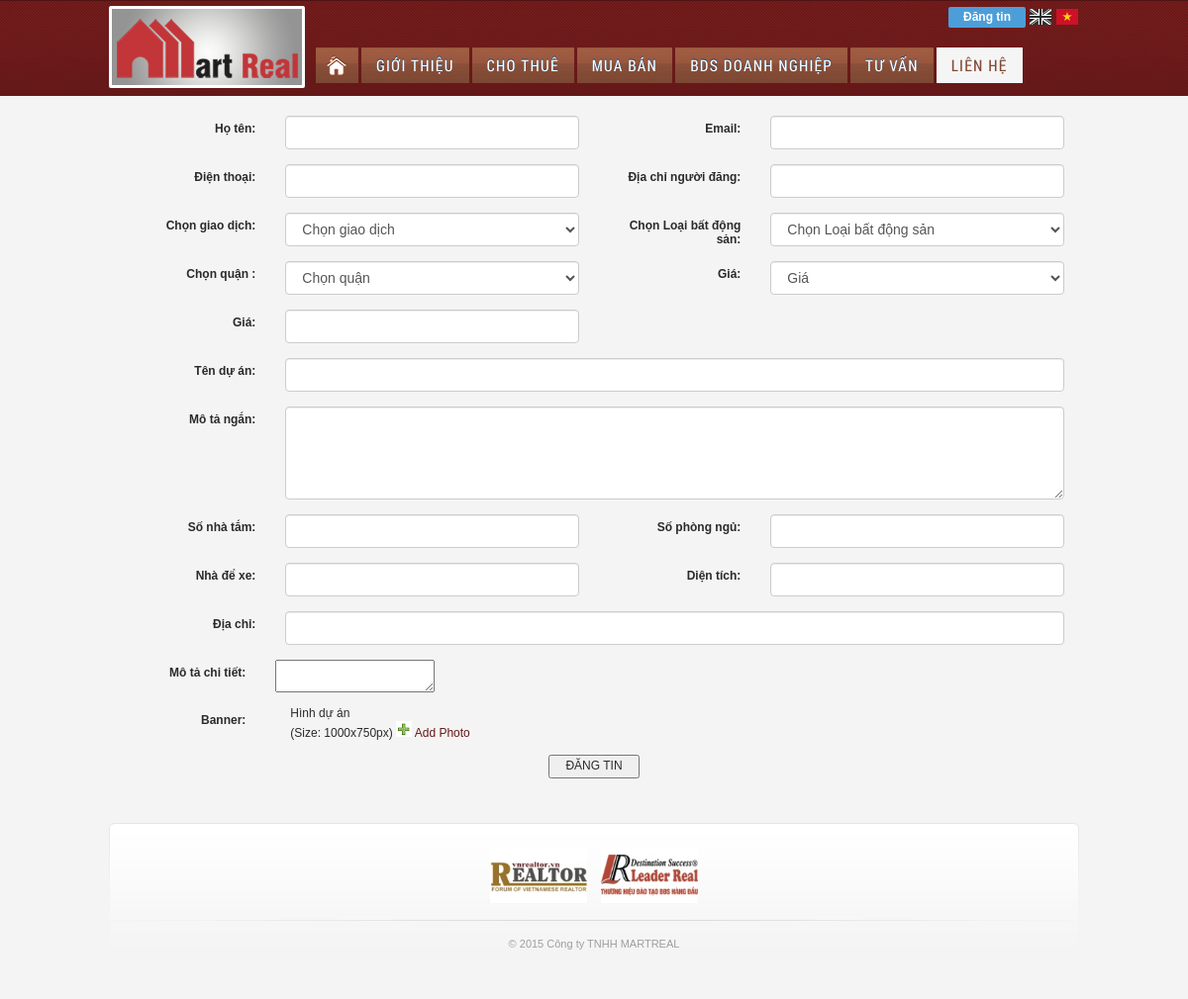
The app's page /dang-tin.html with its own data.
### tables this page shows
CREATE TABLE IF NOT EXISTS `lt_category` (
  `id` int(11) NOT NULL AUTO_INCREMENT,
  `title` varchar(255) NOT NULL,
  `tag` varchar(255) NOT NULL,
  `lang` varchar(20) NOT NULL,
  `status` int(11) NOT NULL,
  `ordering` int(11) NOT NULL,
  PRIMARY KEY (`id`)
);

CREATE TABLE IF NOT EXISTS `lt_doitac` (
  `id` int(11) NOT NULL AUTO_INCREMENT,
  `title` varchar(255) NOT NULL,
  `images` varchar(255) NOT NULL,
  `link` varchar(255) NOT NULL,
  `status` int(11) NOT NULL,
  `ordering` int(11) NOT NULL,
  PRIMARY KEY (`id`)
);

### application/controllers/martreal.php (called while the page is built, shortened)
<?php
class Martreal extends CI_Controller {
	private $Mylang = "";
    public function __construct() {
		$this->load->library("duocmaster");
		$this->Mylang = $this->getLang();
		$this->lang->load($this->Mylang, "lang");
    }
	 private function getLang()
    {
        $l = "vi";
        if (!$this->session->userdata('lang')) {
            $l = "vi";
        } else {
            $l = $this->session->userdata('lang');
        }
        return $l;
    }
	public function dangtin(){
		$data['lang']         = $this->Mylang;
		$data['active'] = "lienhe";
		$data['style']="lienhe";
		$data['title_header']=$this->lang->line('dangtin');
        $this->load->view('index.header.php', $data);
        $this->load->view('dangtin/dangtin', $data);
        $this->load->view('index.footer.php', $data);
		}
}

### index.php (called while the page is built, shortened)
<?php
require_once BASEPATH.'core/CodeIgniter.php';

### application/models/configm.php (called while the page is built, shortened)
<?php
class Configm extends CI_Model {
    public function getConfig() {
        $this->db->select('*');
        $this->db->from('config');
        $query = $this->db->get();
        $r = $query->result_array();
        return $r ? $r[0] : array();
    }
}
?>

### application/language/lang/vi_lang.php (called while the page is built)
<?php
$lang['menu_home'] = "Trang chủ";
$lang['menu_aboutus'] = "Giới thiệu";
$lang['menu_contact'] = "Liên hệ";
$lang['menu_tuvan']="Tư vấn";
$lang['dangtin']="Đăng tin";
$lang['text_36']="Bạn có thể đăng tin không cần đăng nhập !";
$lang['link_aboutus'] = "gioi-thieu";
$lang['link_tuvan'] = "tu-van";
$lang['link_contact'] = "lien-he";
$lang['link_quan']="quan";
$lang['link_loai']="loai-bat-dong-san";
$lang['text_loai']="Chọn Loại bất động sản";
$lang['text_danhmuc']="Chọn giao dịch";
$lang['text_quan']="Chọn quận";
$lang['text_gia']="Giá";
$lang['text_phong']="Phòng";
$lang['text_chon']="Chọn";
$lang['text_21'] = "Họ tên";
$lang['text_23'] = "Điện thoại";
$lang['text_24'] = "Email";
$lang['text_26'] = "Yêu cầu";
$lang['text_27'] = "Gửi liên hệ";
$lang['text_28']="Gửi";
$lang['text_29']="Liên hệ";
$lang['text_30']="Yêu cầu tư vấn";
$lang['text_31']="Mô tả chi tiết";
$lang['text_32']="Diện tích";
$lang['text_33']="Loại bất động sản";
$lang['text_34']="Tìm kiếm";
$lang['text_35']="Thông tin của bạn";
$lang['text_37']="Địa chỉ người đăng";
$lang['text_38']="Địa chỉ";
$lang['text_39']="Nhà để xe";
$lang['text_40']="Số phòng ngủ";
$lang['text_41']="Số nhà tắm";
$lang['text_42']="Mô tả ngắn";
$lang['text_43']="Tên dự án";
$lang['timkiembds']="Tìm kiếm BĐS";
$lang['validate_msg1'] = "Vui lòng nhập đủ thông tin";
$lang['validate_msg2'] = "Vui lòng nhập đủ thông tin";
$lang['validate_msg3'] = "Gửi thành công, chúng tôi sẽ phản hồi bạn trong thời gian sớm nhất";
$lang['validate_msg4'] = "Email sai định dạng";
$lang['send_fail'] = "Không thành công, Vui lòng gọi: (84.8) 73 022 888";
$lang['send_waiting'] = "Đang xử lý...";
$lang['updating']="Đang cập nhật dữ liệu !";
$lang['success_1']="Cảm ơn bạn đã gửi tin nhắn cho chúng tôi. Chúng tôi kiểm tra và phản hồi cho bạn sớm nhất.";
$lang['nhatam']="Nhà tắm";
$lang['phongngu']="Phòng ngủ";
$lang['nhaxe']="Nhà xe";
$lang['ketqua']="Kết quả";
$lang['timkiemtheo']="Tìm kiếm theo";
$lang['tinmoinhat']="Tin mới nhất";
$lang['giathap']="Giá thấp nhất";
$lang['giacao']="Giá cao nhất";
$lang['bandango']="Bạn đang ở";
$lang['duannoibat']="DỰ ÁN NỔI BẬT";
$lang['xemthem']="xem thêm";

### application/models/martrealm.php (called while the page is built, shortened)
<?php
class Martrealm extends CI_Model {
	public function getCategory($lang="vi"){
		return $this->function->getMulSelectTableWhere('*','category',array('status'=>1,'lang'=>$lang),'ordering','DESC');
		}
		public function getDoiTac(){
			return $this->function->getMulSelectTableWhere('*','doitac',array('status'=>1),'ordering',"DESC");
			}
}

### application/views/dangtin/dangtin.php (the view, shortened to what this page needs)
<div class="contentGroup">
  <div id="dangtin" class="dangtin container">
    <form id="form" action="dang-tin.html" class="form-horizontal" method="post" enctype="multipart/form-data" name="LISTFORM">
      <div class="box-body">
      <div class="col-md-6">
          <div class="form-group">
            <label class="col-sm-4 control-label"><?=$this->lang->line('text_21');?>: </label>
            <div class="col-md-8">
              <input class="form-control" name="hoten" value="" type="text">
            </div>
          </div>
        </div>
        <div class="col-md-6">
          <div class="form-group">
            <label class="col-sm-4 control-label"><?=$this->lang->line('text_24');?>: </label>
            <div class="col-md-8">
              <input class="form-control" name="email" value="" type="text">
            </div>
          </div>
        </div>
        <div class="col-md-6">
          <div class="form-group">
            <label class="col-sm-4 control-label"><?=$this->lang->line('text_23');?>: </label>
            <div class="col-md-8">
              <input class="form-control" name="phone" value="" type="text">
            </div>
          </div>
        </div>
        <div class="col-md-6">
          <div class="form-group">
            <label class="col-sm-4 control-label"><?=$this->lang->line('text_37');?>: </label>
            <div class="col-md-8">
              <input class="form-control" name="address" value="" type="text">
            </div>
          </div>
        </div>
        <div class="col-md-6">
          <div class="form-group">
            <label class="col-sm-4 control-label"><?=$this->lang->line('text_danhmuc');?>: </label>
            <div class="col-md-8">
              <select name="id_cate" class="form-control" required>
            <option value=""><?=$this->lang->line('text_danhmuc');?></option>
            </select>
            </div>
          </div>
        </div>
        <div class="col-md-6">
          <div class="form-group">
            <label class="col-sm-4 control-label">
              <?=$this->lang->line('text_loai');?>: </label>
            <div class="col-md-8">
              <select name="id_loai" class="form-control" required>
                <option value="">
                <?=$this->lang->line('text_loai');?>
                </option>
              </select>
            </div>
          </div>
        </div>
        <div class="col-md-6">
          <div class="form-group">
            <label class="col-sm-4 control-label">
              <?=$this->lang->line('text_quan');?>
              : </label>
            <div class="col-md-8">
              <select name="quan" class="form-control" required>
                <option value="">
                <?=$this->lang->line('text_quan');?>
                </option>
              </select>
            </div>
          </div>
        </div>
        <div class="col-md-6">
          <div class="form-group">
            <label class="col-sm-4 control-label"><?=$this->lang->line('text_gia');?>: </label>
            <div class="col-sm-8">
				<select name="id_gia" class="form-control" required>
				  <option value=""><?=$this->lang->line('text_gia');?></option>
				</select>
            </div>
          </div>
        </div>
        <div class="col-md-6">
          <div class="form-group">
            <label class="col-sm-4 control-label"><?=$this->lang->line('text_gia');?>: </label>
            <div class="col-md-8">
              <input class="form-control" name="gia" value="" type="text" required>
            </div>
          </div>
        </div>
        <div class="col-md-12">
          <div class="form-group">
            <label class="col-sm-2 control-label"><?=$this->lang->line('text_43');?>: </label>
            <div class="col-md-10">
              <input class="form-control" name="title" value="" type="text" required>
            </div>
          </div>
        </div>
        <div class="col-md-12">
          <div class="form-group">
            <label class="col-sm-2 control-label"><?=$this->lang->line('text_42');?>: </label>
            <div class="col-md-10">
              <textarea name="sumary" class="form-control" rows="4" required></textarea>
            </div>
          </div>
        </div>
        <div class="col-md-6">
          <div class="form-group">
            <label class="col-sm-4 control-label"><?=$this->lang->line('text_41');?>: </label>
            <div class="col-md-8">
              <input class="form-control" name="sonhatam" value="" type="text">
            </div>
          </div>
        </div>
        <div class="col-md-6">
          <div class="form-group">
            <label class="col-sm-4 control-label"><?=$this->lang->line('text_40');?>: </label>
            <div class="col-md-8">
              <input class="form-control" name="sophongngu" value="" type="text">
            </div>
          </div>
        </div>
        <div class="col-md-6">
          <div class="form-group">
            <label class="col-sm-4 control-label"><?=$this->lang->line('text_39');?>: </label>
            <div class="col-md-8">
              <input class="form-control" name="sonhadexe" value="" type="text">
            </div>
          </div>
        </div>
        <div class="col-md-6">
          <div class="form-group">
            <label class="col-sm-4 control-label"><?=$this->lang->line('text_32');?>: </label>
            <div class="col-md-8">
              <input class="form-control" name="kichthuoc" value="" type="text">
            </div>
          </div>
        </div>
        <div class="col-md-12">
          <div class="form-group">
            <label class="col-sm-2 control-label"><?=$this->lang->line('text_38');?>: </label>
            <div class="col-md-10">
              <input class="form-control" name="diachi" value="" type="text" required >
            </div>
          </div>
        </div>
        <div class="form-group">
          <label class="col-sm-2 control-label"><?=$this->lang->line('text_31');?>: </label>
          <div class="col-md-10">
            <?=$this->function->display_CK('chitiet')?>
          </div>
        </div>
        <div class="form-group">
          <label class="col-sm-2 control-label">Banner: </label>
          <div class="col-md-10">
            <div class="col-md-12"> Hình dự án <br>
              (Size: 1000x750px) <a href="javascript:void(0);" onclick="martreal.addPhoto('<?=base_url();?>');"> <img src="access/image/filemanager/list_add.png"> Add Photo </a> </div>
          </div>
        </div>
        <div class="form-group text-center">
          <button type="submit" class="btn-dangtin">ĐĂNG TIN</button>
        </div>
      </div>
    </form>
  </div>
</div>

### application/views/index.header.php (shortened to what this page needs)
<!DOCTYPE html PUBLIC "-//W3C//DTD XHTML 1.0 Transitional//EN" "http://www.w3.org/TR/xhtml1/DTD/xhtml1-transitional.dtd">
<html xmlns="http://www.w3.org/1999/xhtml">
    <head>
        <?php
        $config = $this->configm->getConfig();
        ?>
            <link rel="stylesheet" href="https://maxcdn.bootstrapcdn.com/font-awesome/4.5.0/css/font-awesome.min.css">
                <link rel="stylesheet" type="text/css" href="css/custom.css"/>
                </head>
                <body class="<?= $style ?>">
                    <div class="pageWrap">
                        <div id="page">
                            <div id="header" class="clearfix">
                                <a id="logo" class="btn" title="<?= $config['name_company'] ?>" href="<?= base_url(); ?>">
                                    <img src="Images/logo.png"></a>
                                <a class="btn-dt" href="dang-tin.html"><?= $this->lang->line('dangtin') ?> <p><?= $this->lang->line('text_36') ?></p></a>
                                <ul class="language">
                                    <li>
                                        <a href="<?= base_url('en'); ?>" class="<?= $lang == "en" ? "active" : "" ?>"><img src="Images/en.png" alt="" /></a>
                                    </li>
                                    <li>
                                        <a href="<?= base_url('vi'); ?>" class="<?= $lang == "vi" ? "active" : "" ?>"><img src="Images/vn.png" alt="" /></a>
                                    </li>
                                </ul>
                                <div class="headerNavWrap clearfix">
                                    <ul id="catnav" class="clearfix">
                                        <li class="home"><a title="<?= $this->lang->line('menu_home'); ?>" class="btn <?= $active == "" || $active == "home" ? 'active' : '' ?>" href="<?= base_url(); ?>"><?= $this->lang->line('menu_home'); ?></a></li>
                                        <li>
                                            <a class="btn <?= $active == "about" ? 'active' : '' ?>" href="<?= $this->lang->line('link_aboutus'); ?>.html" title="<?= $this->lang->line('menu_aboutus'); ?>">
                                                <?= $this->lang->line('menu_aboutus'); ?>
                                            </a>
                                        </li>
                                        <?php
                                        $danhmuc = $this->martrealm->getCategory($lang);
                                        foreach ($danhmuc as $row) {
                                            ?>
                                            <li><a class="btn <?= $active == $row['tag'] ? 'active' : '' ?>" href="<?= base_url($row['tag']) ?>.html" title="<?= $row['title'] ?>"><?= $row['title'] ?></a></li>
                                        <?php } ?>
                                        <li><a class="btn <?= $active == "tuvan" ? 'active' : '' ?>" href="<?= $this->lang->line('link_tuvan'); ?>.html" title="<?= $this->lang->line('menu_tuvan'); ?>">
                                                <?= $this->lang->line('menu_tuvan'); ?></a></li>
                                        <li><a class="btn <?= $active == "lienhe" ? 'active' : '' ?>" href="<?= $this->lang->line('link_contact'); ?>.html" title="<?= $this->lang->line('menu_contact'); ?>">
                                                <?= $this->lang->line('menu_contact'); ?></a></li>
                                    </ul>
                                </div>
                            </div>

### application/libraries/function.php (shortened to what this page needs)
<?php
class CI_Function {
	public function display_CK($name='',$value='',$class=''){
		$cke='
		<textarea name="'.$name.'" class="ckeditor '.$class.'">'.$value.'</textarea>';
		return $cke;
	}
    public function getMulSelectTableWhere($select, $table, $where, $orderby = FALSE, $order = "DESC") {
        $CI = &get_instance();
        $CI->db->select($select);
        $CI->db->from($table);
        if (!empty($where))
            $CI->db->where($where);
        if ($orderby)
            $CI->db->order_by($orderby, $order);
        $query = $CI->db->get();
        $result = $query->result_array();
        return ($result) ? $result : array();
    }
}

### application/views/index.footer.php (shortened to what this page needs)
<div id="footer">
    <div class="footerLogos">
        <div>
            <?php
            $doitac = $this->martrealm->getDoiTac();
            foreach ($doitac as $row) {
                ?>
                <a href="<?= $row['link'] ?>" title="<?= $row['title'] ?>" target="_blank">
                    <img src="<?= PATH_HINH_THUMB . '/' . $row['images'] ?>" alt="<?= $row['title'] ?>"></a>
            <?php } ?>
        </div>
    </div>
    <p class="copyrightInfo">
        &copy; 2015 Công ty TNHH MARTREAL
    </p>
</div>
</div>
</div>
</body>
</html>

### records on screen
lt_category: title "CHO THUÊ"
lt_category: title "MUA BÁN"
lt_category: title "BDS DOANH NGHIỆP"
lt_doitac: images (picture)
lt_doitac: images+title (picture)

### other values on screen
$this->lang->line('dangtin') "Đăng tin"
$this->lang->line('menu_aboutus') "GIỚI THIỆU"
$this->lang->line('menu_tuvan') "TƯ VẤN"
$this->lang->line('menu_contact') "LIÊN HỆ"
$this->lang->line('text_21') "Họ tên"
$this->lang->line('text_24') "Email"
$this->lang->line('text_23') "Điện thoại"
$this->lang->line('text_37') "Địa chỉ người đăng"
$this->lang->line('text_danhmuc') "Chọn giao dịch"
$this->lang->line('text_loai') "Chọn Loại bất động sản"
$this->lang->line('text_quan') "Chọn quận"
$this->lang->line('text_gia') "Giá"
$this->lang->line('text_43') "Tên dự án"
$this->lang->line('text_42') "Mô tả ngắn"
$this->lang->line('text_41') "Số nhà tắm"
